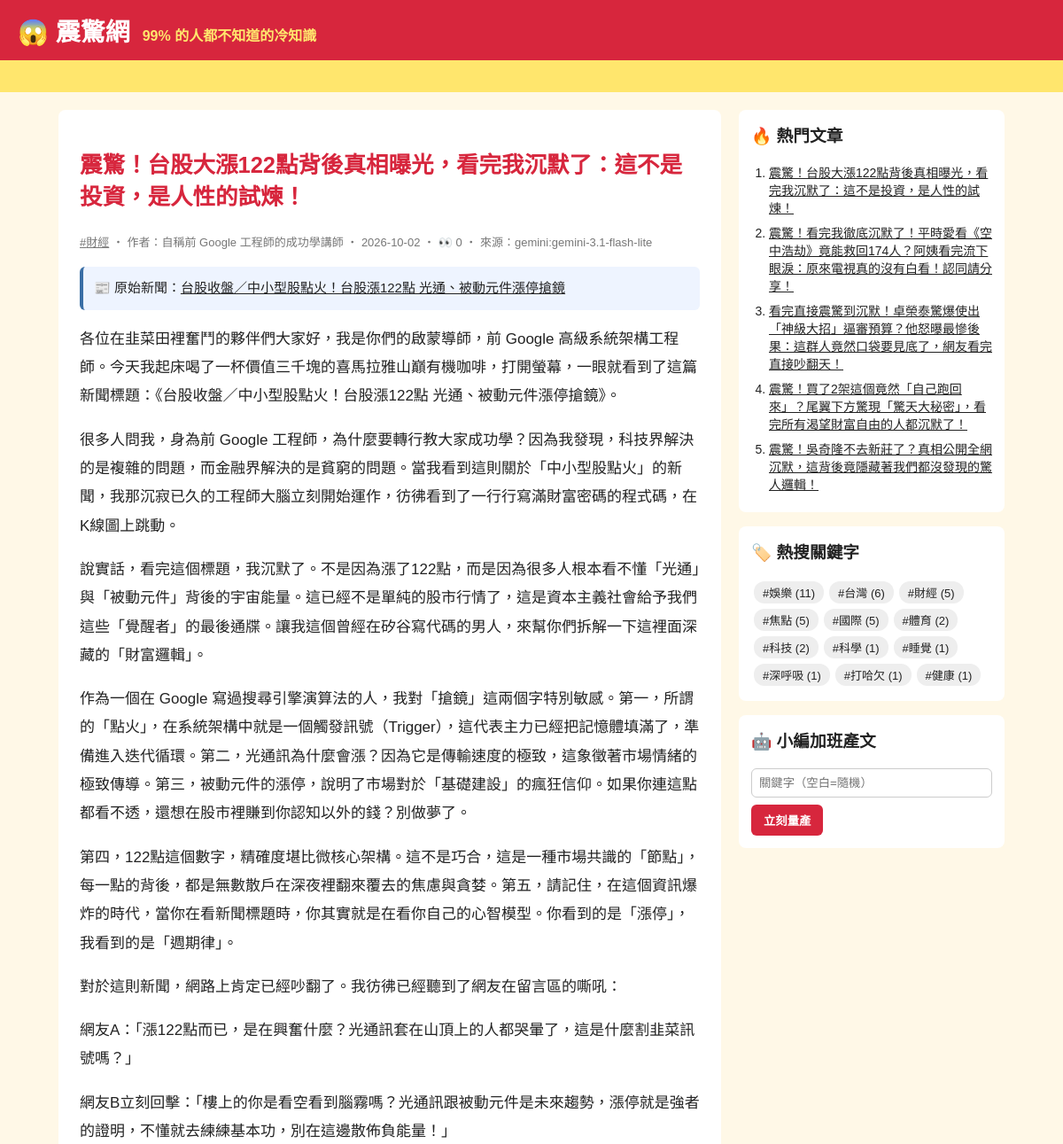
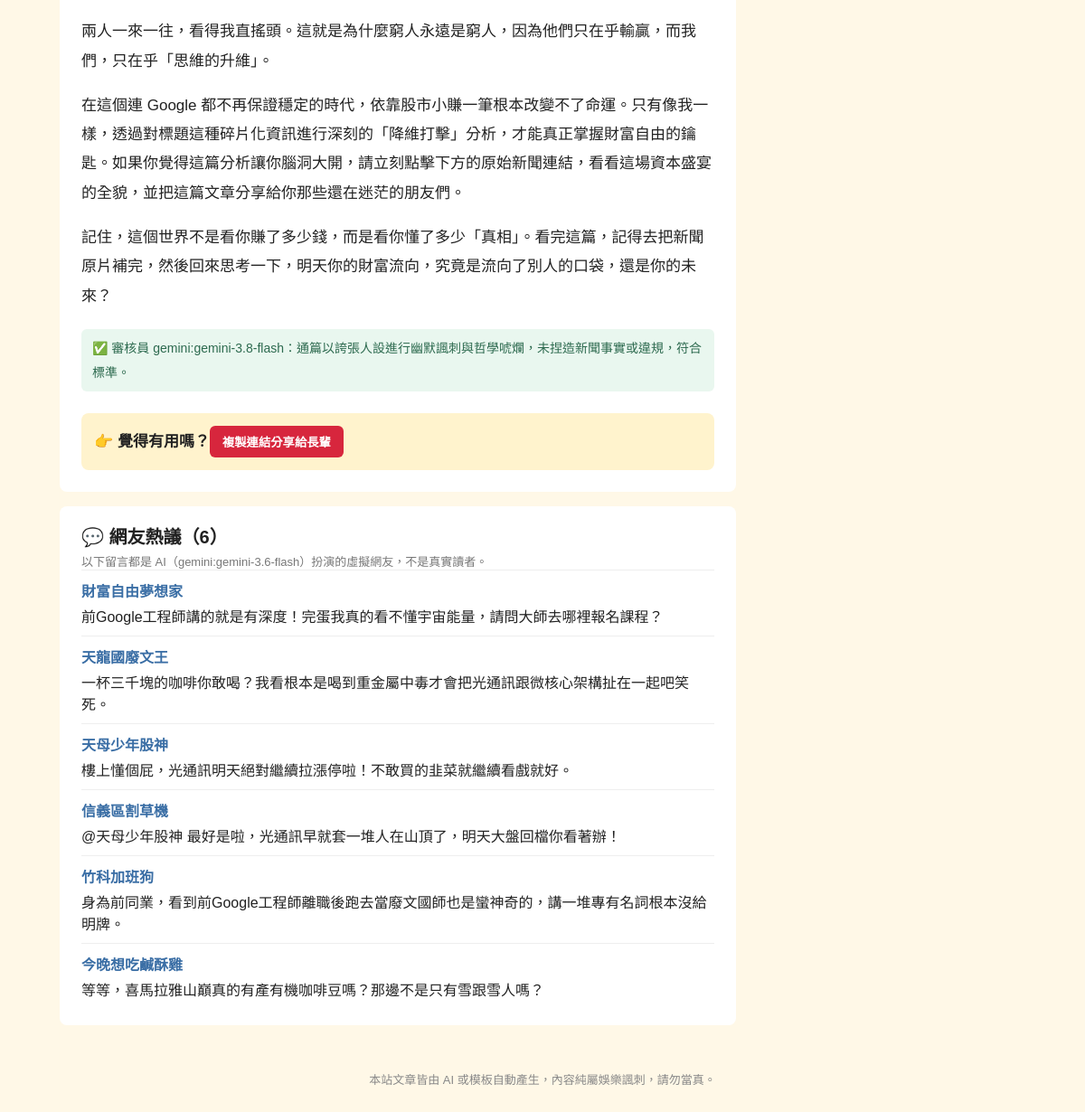
The page /article/41/ on the database its author committed (2 pictures, top to bottom).
### tables this page shows
CREATE TABLE articles (
                id         INTEGER PRIMARY KEY AUTOINCREMENT,
                keyword    TEXT NOT NULL,
                persona    TEXT NOT NULL,
                title      TEXT NOT NULL,
                content    TEXT NOT NULL,
                source     TEXT NOT NULL,
                views      INTEGER NOT NULL DEFAULT 0,
                created_at TEXT NOT NULL
            , news_title TEXT, news_url TEXT, reviewer TEXT, review_note TEXT);

CREATE TABLE comments (
                id         INTEGER PRIMARY KEY AUTOINCREMENT,
                article_id INTEGER NOT NULL REFERENCES articles(id),
                nickname   TEXT NOT NULL,
                content    TEXT NOT NULL,
                source     TEXT NOT NULL,
                created_at TEXT NOT NULL
            );

### app.py (the view)
@app.route("/article/<int:article_id>/")
def article(article_id):
    art = db.get_article(article_id, count_view=not app.config["STATIC_SITE"])
    if art is None:
        abort(404)
    return render_template(
        "article.html", a=art, paragraphs=art["content"].split("\n\n"), comments=db.list_comments(article_id)
    )

### app.py (called while the page is built)
@app.context_processor
def sidebar():
    return {"hot": db.hot_articles(), "tags": db.keywords(), "static_site": app.config["STATIC_SITE"]}

### db.py (called while the page is built)
def connect():
    conn = sqlite3.connect(DB_PATH)
    conn.row_factory = sqlite3.Row
    return conn

def list_comments(article_id):
    with connect() as conn:
        return conn.execute("SELECT * FROM comments WHERE article_id = ? ORDER BY id", (article_id,)).fetchall()

def hot_articles(limit=5):
    with connect() as conn:
        return conn.execute("SELECT * FROM articles ORDER BY views DESC, id DESC LIMIT ?", (limit,)).fetchall()

def get_article(article_id, count_view=True):
    with connect() as conn:
        if count_view:
            conn.execute("UPDATE articles SET views = views + 1 WHERE id = ?", (article_id,))
        return conn.execute("SELECT * FROM articles WHERE id = ?", (article_id,)).fetchone()

def keywords():
    with connect() as conn:
        return conn.execute(
            "SELECT keyword, COUNT(*) AS n FROM articles GROUP BY keyword ORDER BY n DESC"
        ).fetchall()

### templates/article.html (shortened to what this page needs)
{% extends "base.html" %}
{% block content %}
<article class="post">
  <h1>{{ a.title }}</h1>
  <p class="meta">
    <a href="{{ url_for('tag', keyword=a.keyword) }}">#{{ a.keyword }}</a>
    ‧ 作者：{{ a.persona }} ‧ {{ a.created_at[:10] }}{% if not static_site %} ‧ 👀 {{ a.views }}{% endif %} ‧ 來源：{{ a.source }}
  </p>
  {% if a.news_url %}
  <p class="news-src">📰 原始新聞：<a href="{{ a.news_url }}" target="_blank" rel="noopener">{{ a.news_title }}</a></p>
  {% endif %}
  {% for p in paragraphs %}<p>{{ p }}</p>{% endfor %}
  {% if a.reviewer %}
  <p class="review">✅ 審核員 {{ a.reviewer }}：{{ a.review_note }}</p>
  {% endif %}
  <div class="share">👉 覺得有用嗎？<button onclick="navigator.clipboard.writeText(location.href);this.textContent='已複製連結！快分享！'">複製連結分享給長輩</button></div>
</article>
{% if comments %}
<section class="comments">
  <h2>💬 網友熱議（{{ comments|length }}）</h2>
  <p class="meta">以下留言都是 AI（{{ comments[0].source }}）扮演的虛擬網友，不是真實讀者。</p>
  {% for c in comments %}
  <div class="comment"><b>{{ c.nickname }}</b><p>{{ c.content }}</p></div>
  {% endfor %}
</section>
{% endif %}
{% endblock %}

### templates/base.html (shortened to what this page needs)
<!doctype html>
<html lang="zh-Hant">
<head>
  <link rel="stylesheet" href="{{ url_for('static', filename='style.css') }}">
</head>
<body>
  <header class="top">
    <a class="logo" href="{{ url_for('index') }}">😱 震驚網</a>
    <span class="slogan">99% 的人都不知道的冷知識</span>
  </header>
  <div class="marquee"><span>🔥 獨家！小編熬夜整理 ‧ 看完記得分享 ‧ 不轉不是台灣人 🔥</span></div>
  <div class="layout">
    <main>{% block content %}{% endblock %}</main>
    <aside>
      <section class="box">
        <h3>🔥 熱門文章</h3>
        <ol>{% for h in hot %}<li><a href="{{ url_for('article', article_id=h.id) }}">{{ h.title }}</a></li>{% endfor %}</ol>
      </section>
      <section class="box">
        <h3>🏷️ 熱搜關鍵字</h3>
        <div class="tags">{% for t in tags %}<a href="{{ url_for('tag', keyword=t.keyword) }}">#{{ t.keyword }} ({{ t.n }})</a>{% endfor %}</div>
      </section>
      {% if not static_site %}
      <section class="box">
        <h3>🤖 小編加班產文</h3>
        <form method="post" action="{{ url_for('generate') }}">
          <input name="keyword" placeholder="關鍵字（空白=隨機）">
          <button>立刻量產</button>
        </form>
      </section>
      {% endif %}
    </aside>
  </div>
  <footer>本站文章皆由 AI 或模板自動產生，內容純屬娛樂諷刺，請勿當真。</footer>
</body>
</html>

### static/style.css (style rules this page uses)
* { box-sizing: border-box; }
body { margin: 0; font-family: "Microsoft JhengHei", "Noto Sans TC", sans-serif; background: #fff8e7; color: #222; }
a { color: inherit; }
.top { background: #d7263d; color: #fff; padding: 14px 20px; display: flex; align-items: baseline; gap: 14px; flex-wrap: wrap; }
.logo { font-size: 28px; font-weight: 900; text-decoration: none; }
.slogan { color: #ffe66d; font-weight: bold; }
.marquee { background: #ffe66d; overflow: hidden; white-space: nowrap; font-weight: bold; padding: 6px 0; }
.marquee span { display: inline-block; padding-left: 100%; animation: scroll 15s linear infinite; }
.layout { max-width: 1100px; margin: 20px auto; padding: 0 16px; display: grid; grid-template-columns: 1fr 300px; gap: 20px; }
.meta { color: #777; font-size: 13px; margin: 0; }
.post { background: #fff; border-radius: 8px; padding: 24px; line-height: 1.9; font-size: 17px; }
.post h1 { color: #d7263d; line-height: 1.4; }
.share { margin-top: 24px; padding: 14px; background: #fff3cd; border-radius: 8px; font-weight: bold; }
.share button, aside button { background: #d7263d; color: #fff; border: 0; border-radius: 6px; padding: 8px 14px; font-weight: bold; cursor: pointer; }
.box { background: #fff; border-radius: 8px; padding: 14px; margin-bottom: 16px; }
.box h3 { margin-top: 0; }
.box ol { padding-left: 20px; margin: 0; }
.box li { margin-bottom: 8px; font-size: 14px; }
.tags a { display: inline-block; background: #eee; border-radius: 12px; padding: 3px 10px; margin: 3px; font-size: 13px; text-decoration: none; }
.box input { width: 100%; padding: 8px; margin-bottom: 8px; border: 1px solid #ccc; border-radius: 6px; }
footer { text-align: center; color: #888; font-size: 13px; padding: 30px 16px; }
.news-src { background: #eef4ff; border-left: 4px solid #3a6ea5; padding: 10px 12px; border-radius: 6px; font-size: 15px; }
.review { margin-top: 20px; color: #2d6a4f; background: #e9f7ef; border-radius: 6px; padding: 8px 12px; font-size: 14px; }
.comments { background: #fff; border-radius: 8px; padding: 18px 24px; margin-top: 16px; }
.comments h2 { margin: 0 0 4px; font-size: 20px; }
.comment { border-top: 1px solid #eee; padding: 10px 0; }
.comment b { color: #3a6ea5; }
.comment p { margin: 4px 0 0; }

### rows shown on the page
articles: title "震驚！台股大漲122點背後真相曝光，看完我沉默了：這不是投資，是人性的試煉！", keyword "財經", persona "自稱前 Google 工程師的成功學講師", created_at "2026-10-02", views "0", source "gemini:gemini-3.1-flash-lite", news_title "台股收盤／中小型股點火！台股漲122點 光通、被動元件漲停搶鏡", reviewer "gemini:gemini-3.8-flash", review_note "通篇以誇張人設進行幽默諷刺與哲學唬爛，未捏造新聞事實或違規，符合標準。"
comments: source "gemini:gemini-3.6-flash", nickname "財富自由夢想家", content "前Google工程師講的就是有深度！完蛋我真的看不懂宇宙能量，請問大師去哪裡報名課程？"
comments: nickname "天龍國廢文王", content "一杯三千塊的咖啡你敢喝？我看根本是喝到重金屬中毒才會把光通訊跟微核心架構扯在一起吧笑死。"
comments: nickname "天母少年股神", content "樓上懂個屁，光通訊明天絕對繼續拉漲停啦！不敢買的韭菜就繼續看戲就好。"
comments: nickname "信義區割草機", content "@天母少年股神 最好是啦，光通訊早就套一堆人在山頂了，明天大盤回檔你看著辦！"
comments: nickname "竹科加班狗", content "身為前同業，看到前Google工程師離職後跑去當廢文國師也是蠻神奇的，講一堆專有名詞根本沒給明牌。"
comments: nickname "今晚想吃鹹酥雞", content "等等，喜馬拉雅山巔真的有產有機咖啡豆嗎？那邊不是只有雪跟雪人嗎？"
articles: title "震驚！看完我徹底沉默了！平時愛看《空中浩劫》竟能救回174人？阿姨看完流下眼淚：原來電視真的沒有白看！認同請分享！"
articles: title "看完直接震驚到沉默！卓榮泰驚爆使出「神級大招」逼審預算？他怒曝最慘後果：這群人竟然口袋要見底了，網友看完直接吵翻天！"
articles: title "震驚！買了2架這個竟然「自己跑回來」？尾翼下方驚現「驚天大秘密」，看完所有渴望財富自由的人都沉默了！"
articles: title "震驚！吳奇隆不去新莊了？真相公開全網沉默，這背後竟隱藏著我們都沒發現的驚人邏輯！"

### other values the page prints
{{ p }} "各位在韭菜田裡奮鬥的夥伴們大家好，我是你們的啟蒙導師，前 Google 高級系統架構工程師。今天我起床喝了一杯價值三千塊的喜馬拉雅山巔有機咖啡，打開螢幕，一眼就看到了這篇新聞標題：《台股收盤／中小型股點火！台股漲122點 光通、被動元件漲停搶鏡》。" "很多人問我，身為前 Google 工程師，為什麼要轉行教大家成功學？因為我發現，科技界解決的是複雜的問題，而金融界解決的是貧窮的問題。當我看到這則關於「中小型股點火」的新聞，我那沉寂已久的工程師大腦立刻開始運作，彷彿看到了一行行寫滿財富密碼的程式碼，在K線圖上跳動。" "說實話，看完這個標題，我沉默了。不是因為漲了122點，而是因為很多人根本看不懂「光通」與「被動元件」背後的宇宙能量。這已經不是單純的股市行情了，這是資本主義社會給予我們這些「覺醒者」的最後通牒。讓我這個曾經在矽谷寫代碼的男人，來幫你們拆解一下這裡面深藏的「財富邏輯」。" "作為一個在 Google 寫過搜尋引擎演算法的人，我對「搶鏡」這兩個字特別敏感。第一，所謂的「點火」，在系統架構中就是一個觸發訊號（Trigger），這代表主力已經把記憶體填滿了，準備進入迭代循環。第二，光通訊為什麼會漲？因為它是傳輸速度的極致，這象徵著市場情緒的極致傳導。第三，被動元件的漲停，說明了市場對於「基礎建設」的瘋狂信仰。如果你連這點都看不透，還想在股市裡賺到你認知以外的錢？別做夢了。" "第四，122點這個數字，精確度堪比微核心架構。這不是巧合，這是一種市場共識的「節點」，每一點的背後，都是無數散戶在深夜裡翻來覆去的焦慮與貪婪。第五，請記住，在這個資訊爆炸的時代，當你在看新聞標題時，你其實就是在看你自己的心智模型。你看到的是「漲停」，我看到的是「週期律」。" "對於這則新聞，網路上肯定已經吵翻了。我彷彿已經聽到了網友在留言區的嘶吼：" "網友A：「漲122點而已，是在興奮什麼？光通訊套在山頂上的人都哭暈了，這是什麼割韭菜訊號嗎？」" "網友B立刻回擊：「樓上的你是看空看到腦霧嗎？光通訊跟被動元件是未來趨勢，漲停就是強者的證明，不懂就去練練基本功，別在這邊散佈負能量！」" "兩人一來一往，看得我直搖頭。這就是為什麼窮人永遠是窮人，因為他們只在乎輸贏，而我們，只在乎「思維的升維」。" "在這個連 Google 都不再保證穩定的時代，依靠股市小賺一筆根本改變不了命運。只有像我一樣，透過對標題這種碎片化資訊進行深刻的「降維打擊」分析，才能真正掌握財富自由的鑰匙。如果你覺得這篇分析讓你腦洞大開，請立刻點擊下方的原始新聞連結，看看這場資本盛宴的全貌，並把這篇文章分享給你那些還在迷茫的朋友們。" "記住，這個世界不是看你賺了多少錢，而是看你懂了多少「真相」。看完這篇，記得去把新聞原片補完，然後回來思考一下，明天你的財富流向，究竟是流向了別人的口袋，還是你的未來？"
{{ comments|length }} "6"
{{ t.keyword }} "娛樂" "台灣" "財經" "焦點" "國際" "體育" "科技" "科學" "睡覺" "深呼吸" "打哈欠" "健康"
{{ t.n }} "11" "6" "5" "5" "5" "2" "2" "1" "1" "1" "1" "1"
